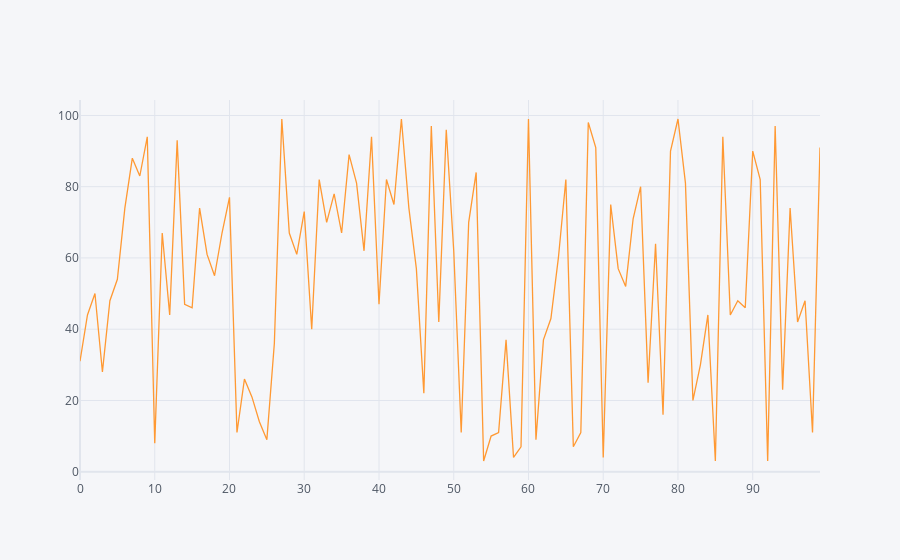

Write notebook code for a chart like this one.
### Code cell
df1.iplot()

### Figure 1 — Plotly figure (JSON) as saved in the notebook; plotly's stock layout.template omitted (floating-point values rounded to 4 significant figures)
{"data": [{"line": {"color": "rgba(255, 153, 51, 1.0)", "dash": "solid", "shape": "linear", "width": 1.3}, "mode": "lines", "name": "0", "text": "", "type": "scatter", "x": [0, 1, 2, 3, 4, 5, 6, 7, 8, 9, 10, 11, 12, 13, 14, 15, 16, 17, 18, 19, 20, 21, 22, 23, 24, 25, 26, 27, 28, 29, 30, 31, 32, 33, 34, 35, 36, 37, 38, 39, 40, 41, 42, 43, 44, 45, 46, 47, 48, 49, 50, 51, 52, 53, 54, 55, 56, 57, 58, 59, 60, 61, 62, 63, 64, 65, 66, 67, 68, 69, 70, 71, 72, 73, 74, 75, 76, 77, 78, 79, 80, 81, 82, 83, 84, 85, 86, 87, 88, 89, 90, 91, 92, 93, 94, 95, 96, 97, 98, 99], "y": [31, 44, 50, 28, 48, 54, 74, 88, 83, 94, 8, 67, 44, 93, 47, 46, 74, 61, 55, 67, 77, 11, 26, 21, 14, 9, 36, 99, 67, 61, 73, 40, 82, 70, 78, 67, 89, 81, 62, 94, 47, 82, 75, 99, 74, 57, 22, 97, 42, 96, 62, 11, 70, 84, 3, 10, 11, 37, 4, 7, 99, 9, 37, 43, 60, 82, 7, 11, 98, 91, 4, 75, 57, 52, 71, 80, 25, 64, 16, 90, 99, 81, 20, 30, 44, 3, 94, 44, 48, 46, 90, 82, 3, 97, 23, 74, 42, 48, 11, 91]}], "layout": {"legend": {"bgcolor": "#F5F6F9", "font": {"color": "#4D5663"}}, "paper_bgcolor": "#F5F6F9", "plot_bgcolor": "#F5F6F9", "title": {"font": {"color": "#4D5663"}}, "xaxis": {"gridcolor": "#E1E5ED", "showgrid": true, "tickfont": {"color": "#4D5663"}, "title": {"font": {"color": "#4D5663"}, "text": ""}, "zerolinecolor": "#E1E5ED"}, "yaxis": {"gridcolor": "#E1E5ED", "showgrid": true, "tickfont": {"color": "#4D5663"}, "title": {"font": {"color": "#4D5663"}, "text": ""}, "zerolinecolor": "#E1E5ED"}}}
